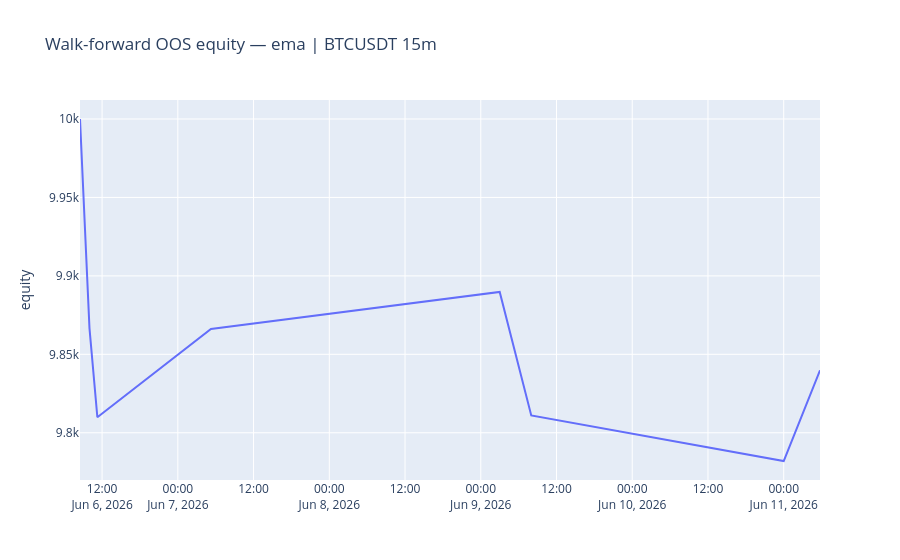

Notebook code cell kept with this figure:
### Code cell
# Out-of-sample equity curve: the stitched test windows compounded.
# The equity path you'd have lived through re-tuning periodically on only past data.
eq = wf.equity_curve(initial=TRADING_CONFIG.initial_equity)
px.line(eq, labels={"value": "equity", "index": ""},
        title=f"Walk-forward OOS equity — {strategy.name} | {SYMBOL} {INTERVAL}m").update_layout(showlegend=False).show()

### Figure 1 — Plotly figure (JSON) as saved in the notebook; plotly's stock layout.template omitted (floating-point values rounded to 4 significant figures)
{"data": [{"hovertemplate": "variable=equity<br>=%{x}<br>equity=%{y}<extra></extra>", "legendgroup": "equity", "line": {"color": "#636efa", "dash": "solid"}, "marker": {"symbol": "circle"}, "mode": "lines", "name": "equity", "orientation": "v", "showlegend": true, "type": "scatter", "x": ["2026-06-06T08:30:00+00:00", "2026-06-06T10:00:00+00:00", "2026-06-06T11:15:00+00:00", "2026-06-07T05:15:00+00:00", "2026-06-09T03:00:00+00:00", "2026-06-09T08:00:00+00:00", "2026-06-11T00:00:00+00:00", "2026-06-11T05:45:00+00:00"], "xaxis": "x", "y": [10000, 9867.0, 9810.0, 9866.0, 9890.0, 9811.0, 9782.0, 9840.0], "yaxis": "y"}], "layout": {"legend": {"title": {"text": "variable"}, "tracegroupgap": 0}, "showlegend": false, "title": {"text": "Walk-forward OOS equity — ema | BTCUSDT 15m"}, "xaxis": {"anchor": "y", "domain": [0, 1], "title": {"text": ""}}, "yaxis": {"anchor": "x", "domain": [0, 1], "title": {"text": "equity"}}}}
